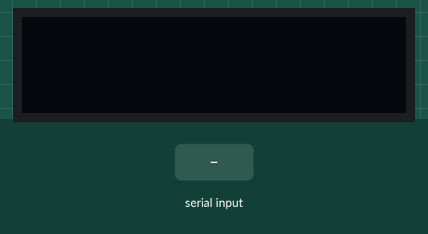
This sketch was run on a simulated Arduino Uno, built with avr-gcc and run on an emulated ATmega328P. On the bench: 128×32 one-colour display. The inputs (shaded band) are chosen by the test bench. What the sketch prints to the serial monitor is not drawn.

Above: at 1.2 s.
1.3 s: "1" received over the second serial link
At 1.6 s:
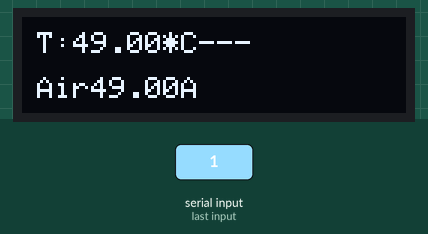
2.8 s: "0" received over the second serial link
At 3.9 s:
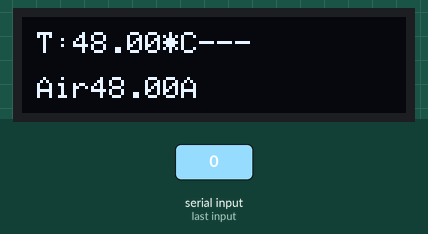
4.3 s: "2" received over the second serial link
At 5.1 s:
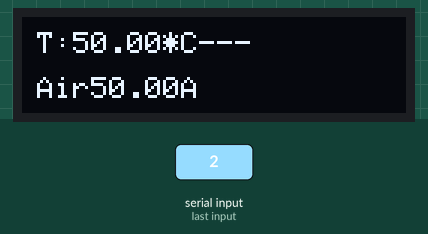
Timing chart, 0 to 7.3 s (numbered marks = the images above; inputs shaded):
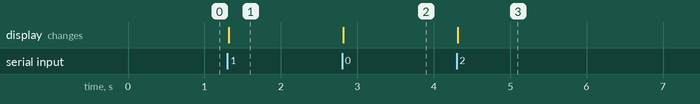

Measured:
- after the input at 1.3 s, the display: changes at once (image 1)
- after the input at 2.8 s, the display: changes at once (image 2)
- after the input at 4.3 s, the display: changes at once (image 3)

The sketch:

dht22_rs485_receiver_oled.ino
```cpp
#include <SoftwareSerial.h>
/*-----( Declare Constants and Pin Numbers )-----*/
#define SSerialRX        4  //Serial Receive pin
#define SSerialTX        5  //Serial Transmit pin

#define SSerialTxControl 8   //RS485 Direction control
#define RS485Transmit    HIGH
#define RS485Receive     LOW

#include <SPI.h>
#include <Wire.h>
#include <Adafruit_GFX.h>
#include <Adafruit_SSD1306.h>
#define SCREEN_WIDTH 128 // OLED display width, in pixels
#define SCREEN_HEIGHT 32 // OLED display height, in pixels

#define OLED_RESET     4 // Reset pin # (or -1 if sharing Arduino reset pin)
Adafruit_SSD1306 display(SCREEN_WIDTH, SCREEN_HEIGHT, &Wire, OLED_RESET);
SoftwareSerial RS485Serial(SSerialRX, SSerialTX); // RX, TX

float t;

void setup() {
  // put your setup code here, to run once:
  pinMode(SSerialTxControl, OUTPUT);
  digitalWrite(SSerialTxControl, RS485Receive);  // Init Transceiver
  RS485Serial.begin(9600);   // set the data rate

  Serial.begin(9600);
if(!display.begin(SSD1306_SWITCHCAPVCC, 0x3C)) { // Address 0x3C for 128x32
    Serial.println(F("SSD1306 allocation failed"));
    for(;;); // Don't proceed, loop forever
  }


}

void loop() {
   if (RS485Serial.available())
  {
    t = RS485Serial.read();   // Read the byte


  // put your main code here, to run repeatedly:
display.clearDisplay();

  display.setTextSize(1);      // Normal 1:1 pixel scale
  display.setTextColor(WHITE); // Draw white text
  display.setCursor(5, 5);     // Start at top-left corner
  display.cp437(true);         // Use full 256 char 'Code Page 437' font
  display.print("T:");
  display.print(t);
   display.print("*C");
   display.print("---");
  display.setCursor(5, 20);
  display.print("Air");
  display.print(t);
   display.print("A");

  display.display();

  Serial.println(t);
//delay(10);
  }
}
```
